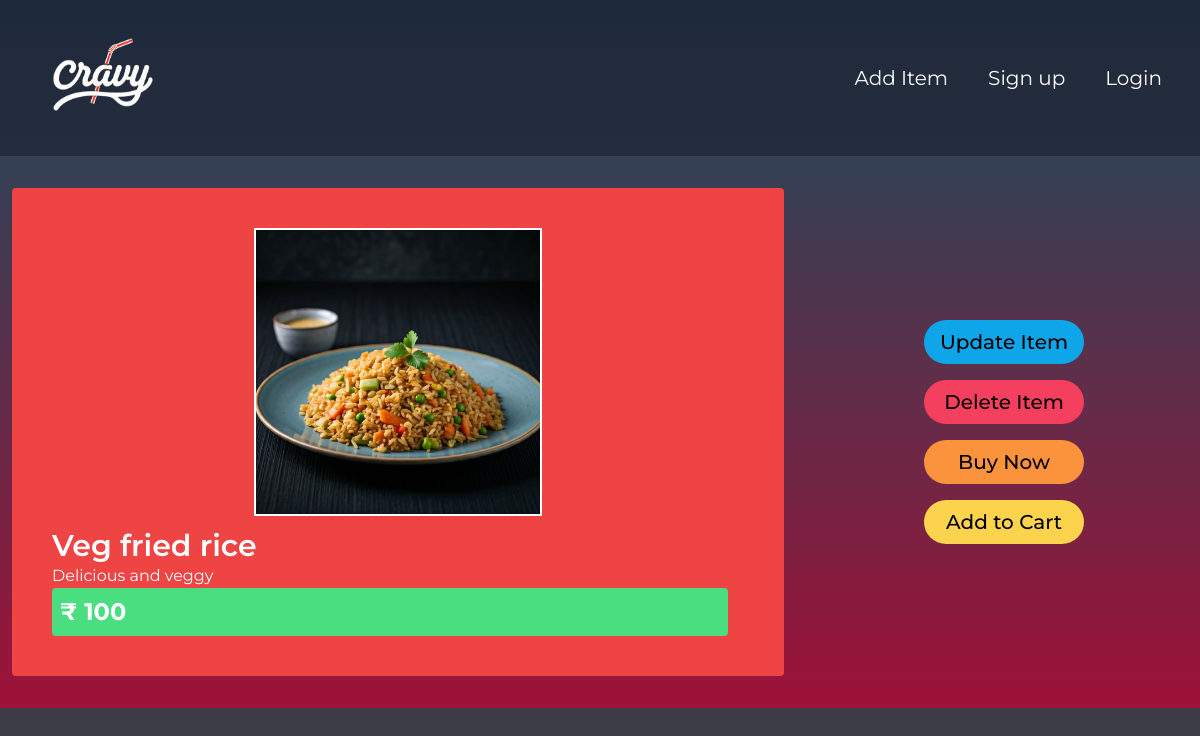
The page /item_details/5 on the database its author committed.
### food/models.py (models this page shows, shortened)
class Item(models.Model):
    name = models.CharField(max_length= 255)
    description = models.CharField(max_length= 255)
    price = models.IntegerField()
    image = models.ImageField(upload_to = 'product_images/', null= True)
    posted_by = models.ForeignKey(User, on_delete = models.CASCADE, default=1)

### food/views.py (the view)
# urls.py: path('item_details/<int:pk>', views.FoodDetails.as_view(), name='item_details'),
class FoodDetails(DetailView):
    model = Item
    template_name = 'item_details.html'

### food/templates/item_details.html (shortened to what this page needs)
{% extends 'master.html' %}
{% block content %}
    <div class=" m-4 mx-auto md:grid grid-cols-3 gap-3 justify-center items-center ">
            <div class="col-span-2 bg-red-500 m-3 p-10 rounded transition delay-60  ">
                        <img class="w-72 justify-center mx-auto  border-white border-2 " src="{{item.image.url}}" alt="">
                        <p class="text-3xl mt-3 font-semibold"> {{item.name}} </p>
                        <p> {{item.description}}</p>
                        <p class="bg-green-400 text-2xl font-bold rounded p-2 mr-4"> &#8377 {{item.price}} </p>
            </div>
            <div class="col-span-1 flex flex-col justify-center text-xl text-center font-medium  ">
                <a href="{% url 'food:update_item' item.id %}" class="flex-none min-w-40 p-2 px-4 my-2 mx-auto bg-sky-500 text-black
                            transition delay-60 hover:scale-105 hover:-translate-y-1 hover:bg-red-500 hover:text-white rounded-full">
                   <p>Update Item</p>
                </a>
                <button id="delete-confirm-btn" type="button" class="flex-none min-w-40 p-2 px-4 my-2 mx-auto bg-rose-500 text-black
                            transition delay-60 hover:scale-105 hover:-translate-y-1 hover:bg-red-500 hover:text-white rounded-full">
                   <p>Delete Item</p>
                </button>
                <a href="" class="flex-none min-w-40 p-2 px-4 my-2 mx-auto bg-orange-400 text-black
                            transition delay-60 hover:scale-105 hover:-translate-y-1 hover:bg-red-500 hover:text-white rounded-full">
                   <p>Buy Now</p>
                </a>
                <a href="" class="flex-none min-w-40 my-2 p-2 mx-auto text-black bg-amber-300
                transition delay-60 hover:scale-105 hover:-translate-y-1 hover:bg-red-500 hover:text-white rounded-full">
                    Add to Cart
                </a>
            </div>
    </div>
{% endblock %}

### food/templates/master.html (style rules this page uses)
body { font-family: "Montserrat", sans-serif; }

### rows shown on the page
Item: image (picture), name "Veg fried rice", description "Delicious and veggy", price "100"
